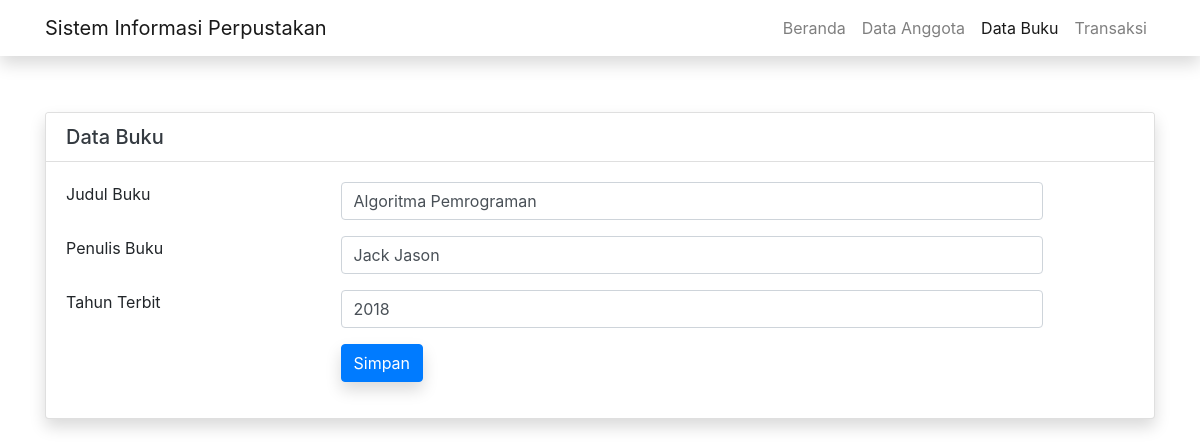
Page /buku-edit.php?id=1 on the committed database.
### tables this page shows
CREATE TABLE `buku` (
  `id` int(11) NOT NULL,
  `judul` varchar(50) NOT NULL,
  `penulis` varchar(20) NOT NULL,
  `tahun` varchar(4) NOT NULL
);

### buku-edit.php (the view, shortened to what this page needs)
<?php
$id 	= $_GET['id'];
$conn 	= mysqli_connect("localhost", "root", "", "jwd_perpus");
$sql 	= "SELECT * FROM buku WHERE id = '$id'";
$rows   = array();
$query 	= mysqli_query($conn, $sql);
while ($row = mysqli_fetch_array($query)) {
	$rows[] = $row;
}
?>
<html>
<head>
	<link rel="stylesheet" href="https://cdn.jsdelivr.net/npm/bootstrap@4.6.1/dist/css/bootstrap.min.css">
</head>
<body>
	<nav class="navbar navbar-expand-lg navbar-light bg-gray shadow">
		<div class="container">
			<a class="navbar-brand" href="">Sistem Informasi Perpustakan</a>
			<ul class="navbar-nav ml-auto">
				<li class="nav-item"><a class="nav-link" href="index.php">Beranda</a></li>
				<li class="nav-item"><a class="nav-link" href="anggota-tampil.php">Data Anggota</a></li>
				<li class="nav-item"><a class="nav-link active" href="buku-tampil.php">Data Buku</a></li>
				<li class="nav-item"><a class="nav-link" href="transaksi-tampil.php">Transaksi</a></li>
			</ul>
		</div>
	</nav>
	<div class="container">
		<h1 class="display text-white">.</h1>
		<div class="card shadow">
			<h5 class="card-header bg-white text-dark">Data Buku</h5>
			<div class="card-body">
				<form action="buku-update.php" method="POST">
					<?php foreach($rows as $valueget): ?>
						<div class="row">
							<div class="col-sm-3" style="margin-bottom: 30px;">Judul Buku</div>
							<div class="col-sm-8"><input type="text" name="judul" value="<?php echo $valueget[1]; ?>" class="form-control"></div>
						</div>
						<div class="row">
							<div class="col-sm-3" style="margin-bottom: 30px;">Penulis Buku</div>
							<div class="col-sm-8"><input type="text" name="penulis" value="<?php echo $valueget[2]; ?>" class="form-control"></div>
						</div>
						<div class="row">
							<div class="col-sm-3" style="margin-bottom: 30px;">Tahun Terbit</div>
							<div class="col-sm-8"><input type="text" name="tahun" value="<?php echo $valueget[3]; ?>" class="form-control"></div>
						</div>
						<div class="row">
							<div class="col-sm-3"></div>
							<div class="col-sm-8"><input type="submit" class="btn btn-primary shadow" value="Simpan"></div>
						</div>
					<?php endforeach; ?>
				</form>
			</div>
		</div>
	</div>
</body>
</html>

### rows in the picture
buku: judul "Algoritma Pemrograman", penulis "Jack Jason", tahun "2018"
